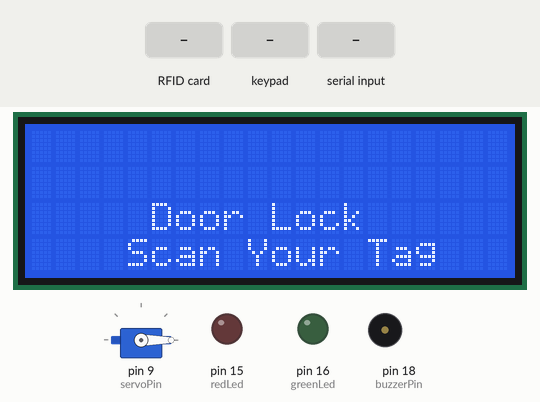
Bench run of a sketch on a simulated Arduino Mega 2560, built with avr-gcc and run on an emulated ATmega2560. Shown: servo, 20×4 character LCD, output pins drawn as LEDs (lit = HIGH), buzzer (waves = sounding, pin HIGH). The test bench sets the inputs (shaded band). The modem accepts every AT command (registered, SIM ready, sends succeed) and sends nothing else; pins used as bus, display or sensor lines are not drawn.

Above: at 1.9 s.
2.0 s: RFID card D1 91 1E 69 held to the reader
At 2.4 s:
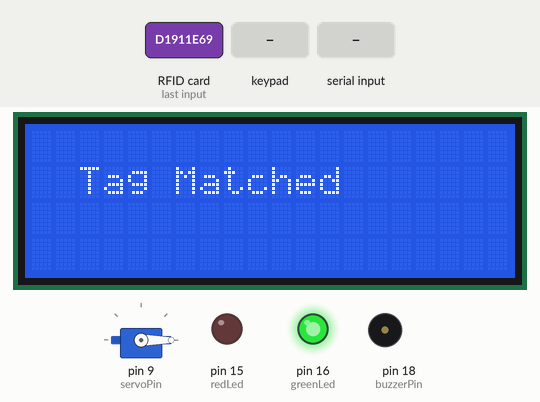
3.5 s: keypad keys 5 6 2 3 pressed 0.4 s apart
At 5.68 s:
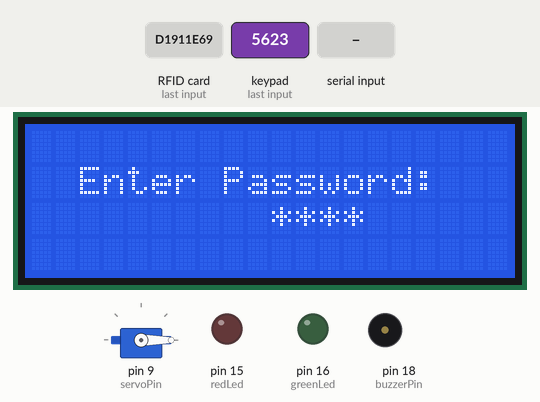
At 6.7 s:
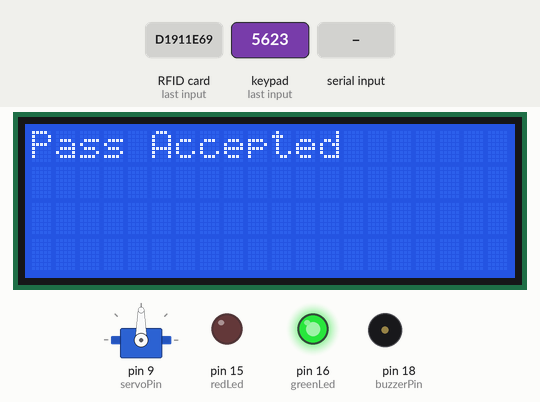
7.0 s: RFID card 5E 7A 19 C4 held to the reader
10.0 s: "open" received over the second serial link
Timing chart, 0 to 24.2 s (numbered marks = the images above; inputs shaded):
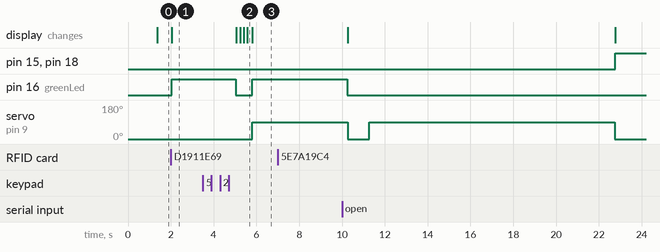

Measured:
- after the input at 2.0 s, pin 16 (greenLed): LOW → HIGH after 0.05 s; the display: changes after 0.05 s (image 1)
- after the input at 3.5 s, servo on pin 9 (servoPin): 0° → 90° after 2.3 s; the display: first differs from a run without the input after 1.6 s (image 2 shows a later state)
- after the input at 7.0 s, every drawn part: stays the same

The sketch:

Gsm_And_Rc522_Based_Smart_Door_Lock_System.ino
```cpp
#include <MFRC522.h>
#include <LiquidCrystal_I2C.h>
#include <Keypad.h>
#include <SoftwareSerial.h>
#include <Servo.h>
#include <SPI.h>

SoftwareSerial SIM900(11, 10);
MFRC522 mfrc522(53, 5);
LiquidCrystal_I2C lcd(0x27, 20, 4);
Servo sg90;

constexpr uint8_t greenLed = 16;
constexpr uint8_t redLed = 15;
constexpr uint8_t servoPin = 9;
constexpr uint8_t buzzerPin = 18;

char initial_password[4] = { '5', '6', '2', '3' };
String tagUID = "D1 91 1E 69";

char password[4];
boolean RFIDMode = true;
boolean NormalMode = true;
char key_pressed = 0;
uint8_t i = 0;

const byte rows = 4;
const byte columns = 4;

char hexaKeys[rows][columns] = {
  { '1', '2', '3', 'A' },
  { '4', '5', '6', 'B' },
  { '7', '8', '9', 'C' },
  { '*', '0', '#', 'D' }
};

byte row_pins[rows] = { 43, 41, 39, 37 };
byte column_pins[columns] = { 35, 33, 31, 29 };

Keypad keypad_key = Keypad(makeKeymap(hexaKeys), row_pins, column_pins, rows, columns);

void setup() {
  pinMode(buzzerPin, OUTPUT);
  pinMode(redLed, OUTPUT);
  pinMode(greenLed, OUTPUT);
  sg90.attach(servoPin);
  sg90.write(0);
  lcd.init();
  lcd.backlight();
  SPI.begin();
  mfrc522.PCD_Init();

  SIM900.begin(19200);
  SIM900.print("AT+CMGF=1\r");
  delay(100);
  SIM900.print("AT+CNMI=2,2,0,0,0\r");
  delay(100);

  lcd.clear();
}

void loop() {
  if (!NormalMode) {
    receive_message();
  } else {
    if (RFIDMode) {
      receive_message();
      lcd.setCursor(2, 2);
      lcd.print("   Door Lock      ");
      lcd.setCursor(3, 3);
      lcd.print(" Scan Your Tag   ");

      if (!mfrc522.PICC_IsNewCardPresent()) return;
      if (!mfrc522.PICC_ReadCardSerial()) return;

      String tag = "";
      for (byte j = 0; j < mfrc522.uid.size; j++) {
        tag.concat(String(mfrc522.uid.uidByte[j] < 0x10 ? " 0" : " "));
        tag.concat(String(mfrc522.uid.uidByte[j], HEX));
      }
      tag.toUpperCase();

      if (tag.substring(1) == tagUID) {
        lcd.clear();
        lcd.setCursor(2, 1);
        lcd.print("Tag Matched    ");
        digitalWrite(greenLed, HIGH);
        delay(3000);
        digitalWrite(greenLed, LOW);

        lcd.clear();
        lcd.setCursor(2, 1);
        lcd.print("Enter Password:");
        lcd.setCursor(10, 2);
        RFIDMode = false;
        i = 0;
      } else {
        lcd.clear();
        lcd.setCursor(2, 1);
        lcd.print("Wrong Tag Shown");
        lcd.setCursor(3, 2);
        lcd.print("Access Denied  ");
        digitalWrite(buzzerPin, HIGH);
        digitalWrite(redLed, HIGH);
        send_message("Someone Tried with the wrong tag \nType 'close' to halt the system.");
        delay(3000);
        digitalWrite(buzzerPin, LOW);
        digitalWrite(redLed, LOW);
        lcd.clear();
      }
    } else {
      key_pressed = keypad_key.getKey();
      if (key_pressed) {
        password[i++] = key_pressed;
        lcd.print("*");
      }
      if (i == 4) {
        delay(200);
        if (strncmp(password, initial_password, 4) == 0) {
          lcd.clear();
          lcd.print("Pass Accepted ");
          sg90.write(90);
          digitalWrite(greenLed, HIGH);
          send_message("Door Opened \nIf it wasn't you, type 'close' to halt the system.");
          delay(3000);
          digitalWrite(greenLed, LOW);
          sg90.write(0);
          lcd.clear();
          i = 0;
          RFIDMode = true;
        } else {
          lcd.clear();
          lcd.print("Wrong Password");
          digitalWrite(buzzerPin, HIGH);
          digitalWrite(redLed, HIGH);
          send_message("Someone Tried with the wrong Password \nType 'close' to halt the system.");
          delay(3000);
          digitalWrite(buzzerPin, LOW);
          digitalWrite(redLed, LOW);
          lcd.clear();
          i = 0;
          RFIDMode = true;
        }
      }
    }
  }
}

void receive_message() {
  String incomingData = "";
  if (SIM900.available() > 0) {
    incomingData = SIM900.readString();
    delay(10);
  }

  if (incomingData.indexOf("open") >= 0) {
    sg90.write(90);
    NormalMode = true;
    send_message("Opened");
    delay(10000);
    sg90.write(0);
  }
  if (incomingData.indexOf("close") >= 0) {
    NormalMode = false;
    send_message("Closed");
  }
}

void send_message(String message) {
  SIM900.println("AT+CMGF=1");
  delay(100);
  SIM900.println("AT+CMGS=\"+91xxxxxxxxxxx\"");
  delay(100);
  SIM900.println(message);
  delay(100);
  SIM900.println((char)26);
  delay(100);
  SIM900.println();
  delay(1000);
}
```
